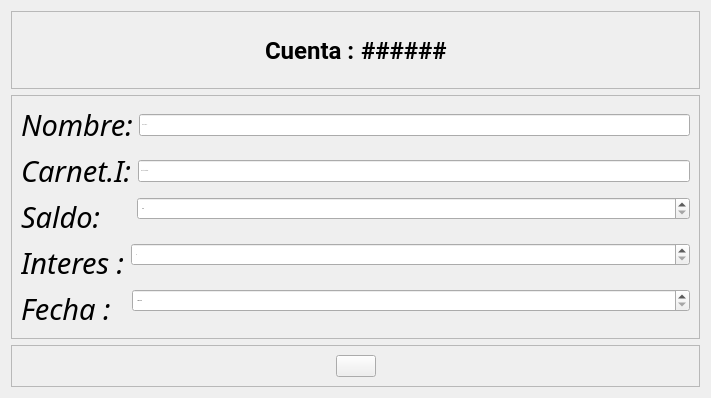
                  <widget class="QWidget" name="pagina_crear_cuenta">
                   <property name="styleSheet">
                    <string notr="true"/>
                   </property>
                   <layout class="QVBoxLayout" name="verticalLayout_8" stretch="1,5,1">
                    <item>
                     <widget class="QFrame" name="frame">
                      <property name="frameShape">
                       <enum>QFrame::StyledPanel</enum>
                      </property>
                      <property name="frameShadow">
                       <enum>QFrame::Raised</enum>
                      </property>
                      <layout class="QHBoxLayout" name="horizontalLayout_12">
                       <item>
                        <spacer name="horizontalSpacer_7">
                         <property name="orientation">
                          <enum>Qt::Horizontal</enum>
                         </property>
                         <property name="sizeHint" stdset="0">
                          <size>
                           <width>244</width>
                           <height>20</height>
                          </size>
                         </property>
                        </spacer>
                       </item>
                       <item>
                        <layout class="QHBoxLayout" name="horizontalLayout_11">
                         <item>
                          <widget class="QLabel" name="label_5">
                           <property name="font">
                            <font>
                             <family>Roboto</family>
                             <pointsize>18</pointsize>
                             <weight>75</weight>
                             <italic>false</italic>
                             <bold>true</bold>
                            </font>
                           </property>
                           <property name="text">
                            <string>Cuenta :</string>
                           </property>
                          </widget>
                         </item>
                         <item>
                          <widget class="QLabel" name="label_identi">
                           <property name="font">
                            <font>
                             <family>Roboto</family>
                             <pointsize>18</pointsize>
                             <weight>75</weight>
                             <italic>false</italic>
                             <bold>true</bold>
                            </font>
                           </property>
                           <property name="text">
                            <string>######</string>
                           </property>
                          </widget>
                         </item>
                        </layout>
                       </item>
                       <item>
                        <spacer name="horizontalSpacer_6">
                         <property name="orientation">
                          <enum>Qt::Horizontal</enum>
                         </property>
                         <property name="sizeHint" stdset="0">
                          <size>
                           <width>243</width>
                           <height>58</height>
                          </size>
                         </property>
                        </spacer>
                       </item>
                      </layout>
                      <zorder>horizontalSpacer_6</zorder>
                      <zorder>horizontalSpacer_7</zorder>
                     </widget>
                    </item>
                    <item>
                     <widget class="QFrame" name="frame_5">
                      <property name="frameShape">
                       <enum>QFrame::StyledPanel</enum>
                      </property>
                      <property name="frameShadow">
                       <enum>QFrame::Raised</enum>
                      </property>
                      <layout class="QVBoxLayout" name="verticalLayout_6">
                       <item>
                        <layout class="QHBoxLayout" name="horizontalLayout_7">
                         <item>
                          <widget class="QLabel" name="label_2">
                           <property name="font">
                            <font>
                             <family>Roboto Bk</family>
                             <pointsize>22</pointsize>
                             <weight>50</weight>
                             <italic>true</italic>
                             <bold>false</bold>
                            </font>
                           </property>
                           <property name="cursor">
                            <cursorShape>PointingHandCursor</cursorShape>
                           </property>
                           <property name="text">
                            <string>Nombre:</string>
                           </property>
                          </widget>
                         </item>
                         <item>
                          <widget class="QLineEdit" name="uno_lineEdit">
                           <property name="font">
                            <font>
                             <pointsize>-1</pointsize>
                            </font>
                           </property>
                           <property name="inputMask">
                            <string/>
                           </property>
                           <property name="placeholderText">
                            <string>User Name:</string>
                           </property>
                           <property name="cursorMoveStyle">
                            <enum>Qt::VisualMoveStyle</enum>
                           </property>
                          </widget>
                         </item>
                        </layout>
                       </item>
                       <item>
                        <layout class="QHBoxLayout" name="horizontalLayout_6">
                         <item>
                          <widget class="QLabel" name="label_3">
                           <property name="font">
                            <font>
                             <family>Roboto Bk</family>
                             <pointsize>22</pointsize>
                             <weight>50</weight>
                             <italic>true</italic>
                             <bold>false</bold>
                            </font>
                           </property>
                           <property name="cursor">
                            <cursorShape>PointingHandCursor</cursorShape>
                           </property>
                           <property name="text">
                            <string>Carnet.I:</string>
                           </property>
                          </widget>
                         </item>
                         <item>
                          <widget class="QLineEdit" name="uno_lineEdit_2">
                           <property name="font">
                            <font>
                             <pointsize>-1</pointsize>
                            </font>
                           </property>
                           <property name="inputMask">
                            <string/>
                           </property>
                           <property name="placeholderText">
                            <string>Carnet Identidad :</string>
                           </property>
                           <property name="cursorMoveStyle">
                            <enum>Qt::VisualMoveStyle</enum>
                           </property>
                          </widget>
                         </item>
                        </layout>
                       </item>
                       <item>
                        <layout class="QFormLayout" name="formLayout">
                         <item row="0" column="0">
                          <widget class="QLabel" name="label_4">
                           <property name="font">
                            <font>
                             <family>Roboto Bk</family>
                             <pointsize>22</pointsize>
                             <weight>50</weight>
                             <italic>true</italic>
                             <bold>false</bold>
                            </font>
                           </property>
                           <property name="cursor">
                            <cursorShape>PointingHandCursor</cursorShape>
                           </property>
                           <property name="text">
                            <string>Saldo:    </string>
                           </property>
                          </widget>
                         </item>
                         <item row="0" column="1">
                          <widget class="QDoubleSpinBox" name="uno_doubleSpinBox">
                           <property name="font">
                            <font>
                             <pointsize>-1</pointsize>
                            </font>
                           </property>
                           <property name="maximum">
                            <double>99999999999.000000000000000</double>
                           </property>
                          </widget>
                         </item>
                        </layout>
                       </item>
                       <item>
                        <layout class="QFormLayout" name="formLayout_2">
                         <item row="0" column="0">
                          <widget class="QLabel" name="label_7">
                           <property name="font">
                            <font>
                             <family>Roboto Bk</family>
                             <pointsize>22</pointsize>
                             <weight>50</weight>
                             <italic>true</italic>
                             <bold>false</bold>
                            </font>
                           </property>
                           <property name="cursor">
                            <cursorShape>PointingHandCursor</cursorShape>
                           </property>
                           <property name="text">
                            <string>Interes :</string>
                           </property>
                          </widget>
                         </item>
                         <item row="0" column="1">
                          <widget class="QSpinBox" name="uno_spinBox">
                           <property name="font">
                            <font>
                             <pointsize>-1</pointsize>
                            </font>
                           </property>
                           <property name="maximum">
                            <number>300</number>
                           </property>
                          </widget>
                         </item>
                        </layout>
                       </item>
                       <item>
                        <layout class="QFormLayout" name="formLayout_3">
                         <item row="0" column="0">
                          <widget class="QLabel" name="label_8">
                           <property name="font">
                            <font>
                             <family>Roboto Bk</family>
                             <pointsize>22</pointsize>
                             <weight>50</weight>
                             <italic>true</italic>
                             <bold>false</bold>
                            </font>
                           </property>
                           <property name="cursor">
                            <cursorShape>PointingHandCursor</cursorShape>
                           </property>
                           <property name="text">
                            <string>Fecha :  </string>
                           </property>
                          </widget>
                         </item>
                         <item row="0" column="1">
                          <widget class="QDateEdit" name="uno_dateEdit">
                           <property name="font">
                            <font>
                             <pointsize>-1</pointsize>
                            </font>
                           </property>
                          </widget>
                         </item>
                        </layout>
                       </item>
                      </layout>
                      <zorder></zorder>
                     </widget>
                    </item>
                    <item>
                     <widget class="QFrame" name="frame_2">
                      <property name="frameShape">
                       <enum>QFrame::StyledPanel</enum>
                      </property>
                      <property name="frameShadow">
                       <enum>QFrame::Raised</enum>
                      </property>
                      <layout class="QHBoxLayout" name="horizontalLayout_13">
                       <item>
                        <spacer name="horizontalSpacer_5">
                         <property name="orientation">
                          <enum>Qt::Horizontal</enum>
                         </property>
                         <property name="sizeHint" stdset="0">
                          <size>
                           <width>307</width>
                           <height>20</height>
                          </size>
                         </property>
                        </spacer>
                       </item>
                       <item>
                        <widget class="QPushButton" name="pushButton">
                         <property name="cursor">
                          <cursorShape>PointingHandCursor</cursorShape>
                         </property>
                         <property name="text">
                          <string/>
                         </property>
                         <property name="icon">
                          <iconset resource="helpers.qrc">
                           <normaloff>:/img (13).png</normaloff>:/img (13).png</iconset>
                         </property>
                         <property name="iconSize">
                          <size>
                           <width>70</width>
                           <height>70</height>
                          </size>
                         </property>
                        </widget>
                       </item>
                       <item>
                        <spacer name="horizontalSpacer_3">
                         <property name="orientation">
                          <enum>Qt::Horizontal</enum>
                         </property>
                         <property name="sizeHint" stdset="0">
                          <size>
                           <width>307</width>
                           <height>20</height>
                          </size>
                         </property>
                        </spacer>
                       </item>
                      </layout>
                     </widget>
                    </item>
                   </layout>
                  </widget>
